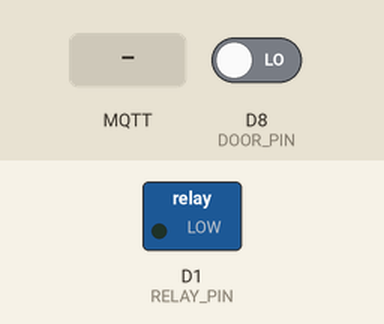
A sketch run on a simulated ESP8266 (Wemos D1 mini). Shown: switched loads named in the sketch (green lamp = pin HIGH). The inputs (shaded band) are chosen by the test bench; at power-on: D8 (DOOR_PIN) LOW. WiFi joins after 1.5 s; servers stay silent unless stated; no MQTT or app messages arrive unless stated; what the sketch prints to the serial monitor is not drawn.

Above: at 2.7 s.
2.8 s: MQTT message "on" arrives on the first subscribed topic
At 3.9 s:
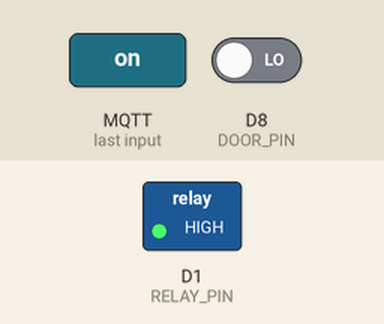
5.8 s: MQTT message "off" arrives on the first subscribed topic
At 6.2 s:
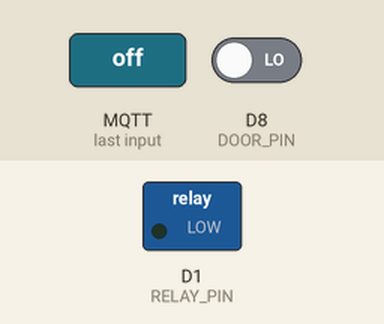
Timing chart, 0 to 8.8 s (numbered marks = the images above; inputs shaded):
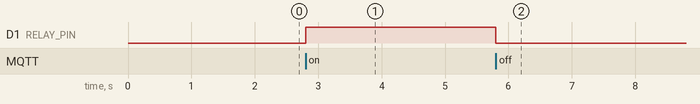

The sketch:

NUG_IOT_Demo.ino
```cpp
// An amalgamation of ideas and hand-crafted sketchy coding!
// This is built specifically for Wemos Mini D1 with Humidity & Relay Shields + Reed Switch

// Include libraries
#include <ESP8266WiFi.h>
#include <PubSubClient.h>
#include <DHT.h>

// Define pins & inputs
#define DHTTYPE DHT11   // DHT 11
#define DHTPIN D4 // DHT Input pin 4
#define RELAY_PIN D1 // Relay output pin 1
#define DOOR_PIN D8 // Reed switch input pin 8

//****************************
//* Stuff you should change
//****************************

const char* ssid = "kern";                      // SSID
const char* password = "wirefree";              // Password
const char* wifihostname = "wemos";             // Setup client name
const char* mqtt_server = "iot.nug.team";       // MQTT broker hostname
const String mqtt_toplevelprefix = "nug";       // MQTT Topic Prefix

//****************************
//* Stuff you can change
//****************************

const String mqtt_ledTopic = "led";
const String mqtt_relayTopic = "relay";
const String mqtt_humidityTopic = "humidity";
const String mqtt_temperatureTopic = "temperature";
const String mqtt_doorTopic = "door";
const String mqtt_statusTrailer = "status";
const int pubDelay = 30000; // 30 second publishing interval. DHT sensor needs minimum 2 seconds settle time

//****************************
//* Stuff you shouldn't change
//****************************

// Initialize the MQTT Client
WiFiClient espClient;
PubSubClient client(espClient);

// Initialize DHT sensor
DHT dht(DHTPIN, DHTTYPE);

// Initialise Timers auxiliary variables
long doorNow = millis();
long dhtNow = millis();
long doorLast = 0;
long dhtLast = 0;

char* doorState = "UNDEFINED";
char* doorPrevState = "UNDEFINED";

// The setup function sets serial baud rate, starts dht.
// Sets your mqtt broker and sets the callback function
// Normally you set PINs here, but I can only get it working in callback.
void setup() {
  // Set door pin to input.
  pinMode(DOOR_PIN, INPUT);

  dht.begin();
  Serial.begin(115200);
  setup_wifi();
  client.setServer(mqtt_server, 1883);
  client.setCallback(callback);
}


// Loop function ensures that the wemos is connected to your broker and handles data collection.
void loop() {

  // Ensure connection to MQTT
  if (!client.connected()) {
    reconnect();
  }

  // Check status of door
  checkDoorState();

  if(!client.loop())
    client.connect(wifihostname);

  // Take a note of the current time to ensure enough time has passed before reading another measurement
  dhtNow = millis();
  // Publishes new temperature and humidity every 30 seconds
  if (dhtNow - dhtLast > pubDelay) {
    dhtLast = dhtNow;
    // Sensor readings may also be up to 2 seconds 'old' (its a very slow sensor)
    float h = dht.readHumidity();
    // Read temperature as Celsius (the default)
    float t = dht.readTemperature();
    // Read temperature as Fahrenheit (isFahrenheit = true)
    float f = dht.readTemperature(true);

    // Check if any reads failed and exit early (to try again).
    if (isnan(h) || isnan(t) || isnan(f)) {
      Serial.println("Failed to read from DHT sensor.");
      return;
    }

    // Compute temperature values in Celsius
    float hic = dht.computeHeatIndex(t, h, false);
    static char temperatureTemp[7];
    dtostrf(hic, 6, 2, temperatureTemp);

    // Format the humidity value
    static char humidityTemp[7];
    dtostrf(h, 6, 2, humidityTemp);

    // Publish Temperature and Humidity values
    mqtt_publish(mqtt_temperatureTopic, temperatureTemp);
    Serial.print("Temperature:" );
    Serial.print(temperatureTemp);
    mqtt_publish(mqtt_humidityTopic, humidityTemp);
    Serial.print(" Humidity:");
    Serial.println(humidityTemp);
  }
}

// This function connects your Wemos to your network
void setup_wifi() {
  delay(10);
  // We start by connecting to a WiFi network
  Serial.println();
  Serial.print("Connecting to SSID ");
  Serial.print(ssid);
  Serial.print(" ");
  WiFi.begin(ssid, password);
  while (WiFi.status() != WL_CONNECTED) {
    delay(500);
    Serial.print(".");
  }
  Serial.println(" Success.");
  Serial.print("IP Address: ");
  Serial.println(WiFi.localIP());
  Serial.print("Hostname: ");
  Serial.println(WiFi.hostname());

}

// Publishes message to structured MQTT Topic based on constants above
void mqtt_publish(String topic, String message) {
  String messagetemp = mqtt_toplevelprefix + "/" + WiFi.hostname() + "/" + topic;
  client.publish(messagetemp.c_str(), message.c_str());
}

// Subscribes to structured MQTT Topic based on constants above
void mqtt_subscribe(String topic) {
  String messagetemp = mqtt_toplevelprefix + "/" + WiFi.hostname() + "/" + topic;
  client.subscribe(messagetemp.c_str());
}

// Publishes status message
void mqtt_publishstatus(String topic, String message) {
  mqtt_publish(topic + "/" + mqtt_statusTrailer, message);
}

void checkDoorState() {
  //Checks if the door state has changed, and MQTT pub the change
  //Serial.println(doorPrevState);
  doorPrevState = doorState; //get previous state of door
  if (digitalRead(DOOR_PIN) == 1) // get new state of door
    doorState = "closed";
  else {
    doorState = "open"; }
  if (doorPrevState != doorState) { // if the state has changed then publish the change
    mqtt_publishstatus(mqtt_doorTopic, doorState);
    Serial.print("Door is now ");
    Serial.print(doorState);
    Serial.println(".");
  }
  //pub every minute, regardless of a change.
  long doorNow = millis();
  if (doorNow - doorLast > 60000) {
    doorLast = doorNow;
    mqtt_publishstatus(mqtt_doorTopic, doorState);
    //client.publish(door_topic, doorState);
    Serial.print("Door is still ");
    Serial.print(doorState);
    Serial.println(".");
  }
}

// This function is executed when we receive a message on the topics we're subscribed to.
void callback(String topic, byte* message, unsigned int length) {
  pinMode(LED_BUILTIN, OUTPUT);
  pinMode(RELAY_PIN, OUTPUT);

  Serial.print("MQTT Message arrived on topic: ");
  Serial.print(topic);
  Serial.print(". Message: ");
  String messageTemp;

  for (int i = 0; i < length; i++) {
    Serial.print((char)message[i]);
    messageTemp += (char)message[i];
  }
  Serial.println();

  // If a message is received on the topic nug/wifi_hostname/led, change GPIO to match, then publish the status
  if(topic==mqtt_toplevelprefix + "/" + WiFi.hostname() + "/" + mqtt_ledTopic){
      Serial.print("Turning LED ");
      if(messageTemp == "on"){
        //Wemos have a 10K pull-up resistor, so you have to set LOW for LED to come on.
        digitalWrite(LED_BUILTIN, LOW);
        Serial.print("on.");
        mqtt_publishstatus(mqtt_ledTopic, "ON");
      }
      else if(messageTemp == "off"){
        digitalWrite(LED_BUILTIN, HIGH);
        Serial.print("off.");
        mqtt_publishstatus(mqtt_ledTopic, "OFF");
      }
  }

  // If a message is received on the topic nug/wifi_hostname/relay, flip the relay, then publish the status
  if(topic==mqtt_toplevelprefix + "/" + WiFi.hostname() + "/" + mqtt_relayTopic) {
    Serial.print("Setting relay to ");
    if(messageTemp == "on"){
      digitalWrite(RELAY_PIN, HIGH);
      Serial.print("on.");
      mqtt_publishstatus(mqtt_relayTopic, "ON");
    }
    else if(messageTemp == "off") {
      digitalWrite(RELAY_PIN, LOW);
      Serial.print("off.");
      mqtt_publishstatus(mqtt_relayTopic, "OFF");
    }
  }
  Serial.println();
}

// This function reconnects your Wemos to your MQTT broker & resubscribes to the topics
void reconnect() {
  // Loop until we're reconnected
  while (!client.connected()) {
    Serial.print("Connecting to MQTT server ");
    Serial.print(mqtt_server);
    if (client.connect(wifihostname)) {
      Serial.println(" ... Success.");
      mqtt_publish(mqtt_statusTrailer, "ONLINE");

      // Subscribe to the topics defined in constants
      mqtt_subscribe(mqtt_relayTopic);
      mqtt_subscribe(mqtt_ledTopic);
      mqtt_subscribe(mqtt_doorTopic);

    } else {
      Serial.print(" ... failed. Error code: ");
      Serial.print(client.state());
      Serial.println(" try again in 5 seconds");
      // Wait 5 seconds before retrying
      delay(5000);
    }
  }
}
```

Measured:
- after the input at 2.8 s, D1 (RELAY_PIN): LOW → HIGH at once
- after the input at 5.8 s, D1 (RELAY_PIN): HIGH → LOW at once
